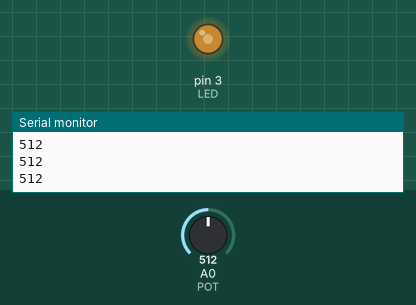
Bench run of a sketch on a simulated Arduino Uno, built with avr-gcc and run on an emulated ATmega328P. Parts: output pins drawn as LEDs (lit = HIGH), the last lines printed to the serial monitor. Inputs (shaded band) come from the test bench; at power-on: A0 (POT) = 512.

Above: at 1.2 s.
1.3 s: A0 (POT) set to 716
At 2.5 s:
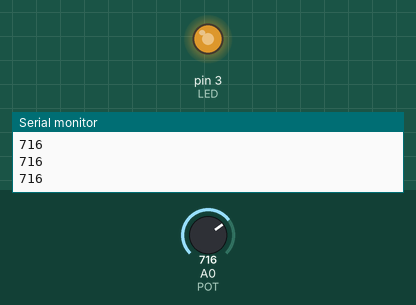
2.8 s: A0 (POT) set to 900
At 3.8 s:
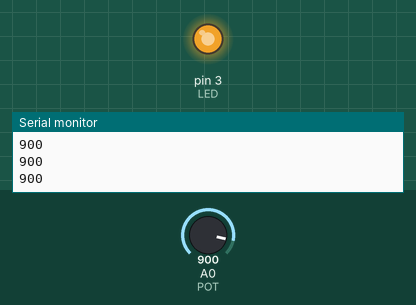
4.3 s: A0 (POT) set to 122
At 4.9 s:
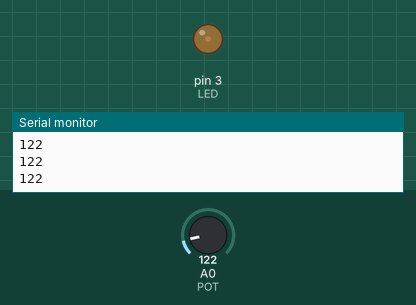
5.8 s: A0 (POT) set to 0
At 7.0 s:
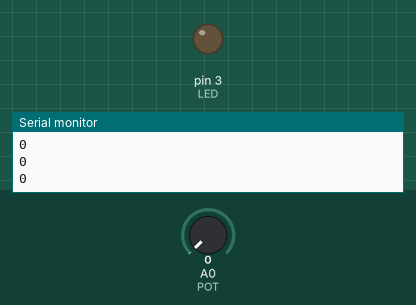
7.3 s: A0 (POT) set to 511
At 8.4 s:
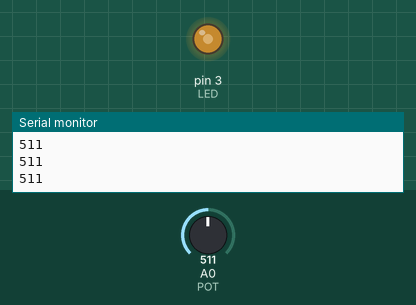
Timing chart, 0 to 9.8 s (numbered marks = the images above; inputs shaded):
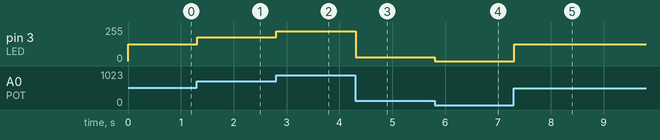

The sketch:

exercice7.ino
```cpp
#define LED 3
#define POT A0

void setup() {
  // On n'a pas besoin de mettre les broches analogiques dans le setup
  pinMode(LED, OUTPUT);
  Serial.begin(9600);
}

void loop() {
  int valeurPotentiometre = analogRead(POT);
  Serial.println(valeurPotentiometre);
  // On convertit la valeur du analogRead (entre 0 et 1023, 10 bits) en 8 bits, donc de 0 à 255
  analogWrite(LED, map(valeurPotentiometre, 0, 1023, 0, 255));
}
```

Measured:
- after the input at 1.3 s, pin 3 (LED): 127/255 → 178/255 at once
- after the input at 2.8 s, pin 3 (LED): 178/255 → 224/255 at once
- after the input at 4.3 s, pin 3 (LED): 224/255 → 30/255 at once
- after the input at 5.8 s, pin 3 (LED): 30/255 → 0/255 at once
- after the input at 7.3 s, pin 3 (LED): 0/255 → 127/255 at once
